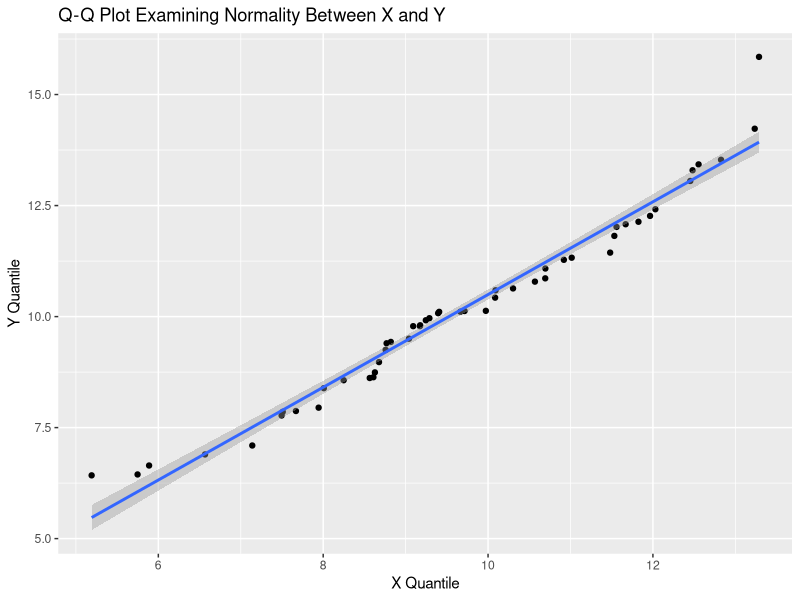

Here is the R script that generated this plot:
## ---- chunk 1
library(tidyverse)
library(purrr)
library(readr)
## ---- chunk 2
#X and Y numeric vectors, must be of same length
QQPlot_func <- function(x, y) {
  stopifnot(is.numeric(x) & 
              is.numeric(y) & 
              length(x) == length(y)) #checking if vectors are numeric and same length
  
  df_sort <- data.frame(sort(x), sort(y)) #sorting the vectors from smallest to largest

  qq_plot <- df_sort |> #creating qqplot
    ggplot(aes(x = sort.x., sort.y.)) +
    geom_point() +
    labs(title = "Q-Q Plot Examining Normality Between X and Y",
         x = "X Quantile",
         y = "Y Quantile") +
    geom_smooth(method = "lm")
  
  return(qq_plot)
}

## ---- chunk 3

x <- rnorm(n = 50, mean = 10, sd = 2)
y <- rnorm(n = 50, mean = 10, sd = 2)

my_qq_plot <- QQPlot_func(x, y)
my_qq_plot
